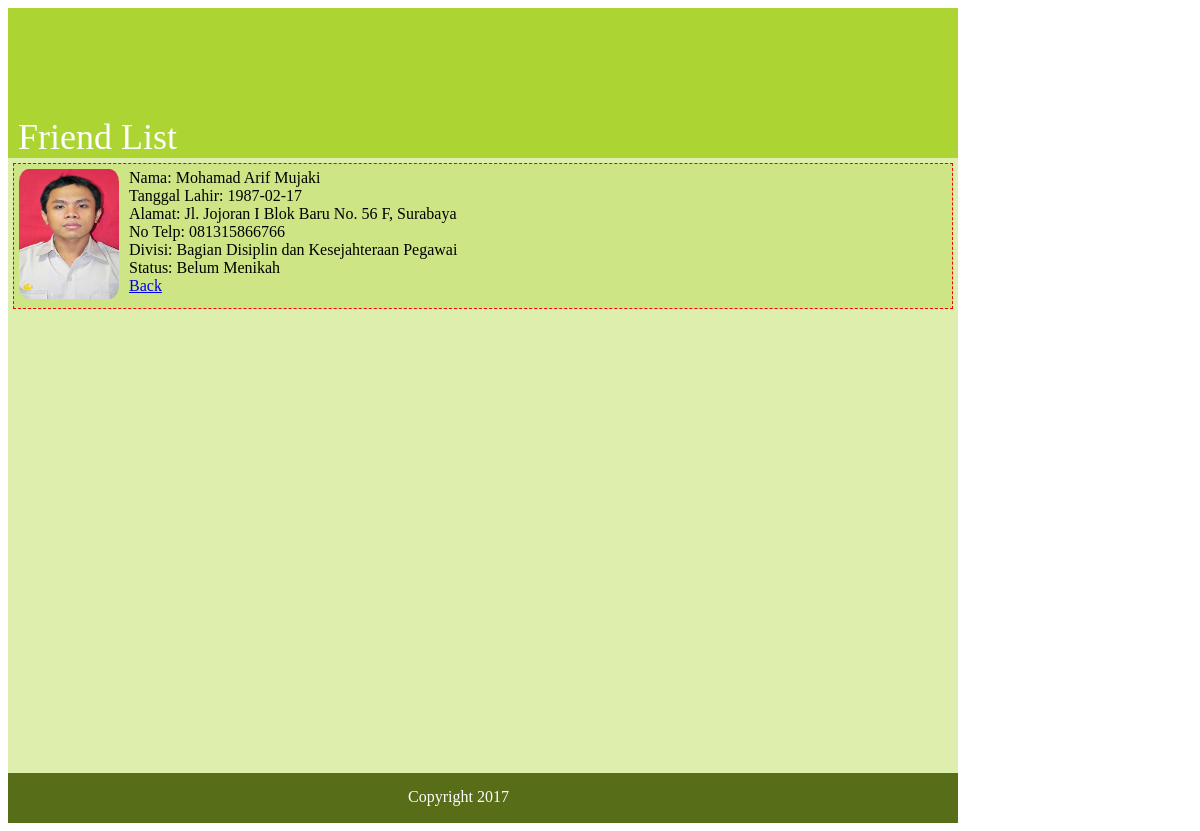
/06-tugas/detail.php?friend_id=1, run on the app's committed database.
### tables this page shows
CREATE TABLE `friends` (
  `friend_id` int(11) NOT NULL,
  `friend_name` varchar(100) NOT NULL,
  `birthdate` date NOT NULL,
  `photo` varchar(256) NOT NULL,
  `address` text NOT NULL,
  `phone` varchar(50) NOT NULL,
  `email` varchar(100) NOT NULL,
  `division` varchar(100) NOT NULL,
  `status` tinyint(1) NOT NULL,
  `created_at` datetime NOT NULL DEFAULT CURRENT_TIMESTAMP
);

### 06-tugas/detail.php (the view, shortened to what this page needs)
<?php include "config.php"; ?>
<!DOCTYPE html>
<html>
  <head>
    <link rel="stylesheet" href="css/master.css">
  </head>
  <body>
    <div id="container">
      <?php include "includes/header.php"; ?>
      <div id="content">
        <?php
          $friend_id = $_GET['friend_id'];
          $sql = "SELECT * FROM friends WHERE friend_id = $friend_id";
          $query = $koneksi->query($sql);
          $data = $query->fetch_object();
        ?>
          <div class="friendHolder">
            <div class="foto">
              <img src="images/<?php echo $data->photo; ?>">
            </div>
            <div class="informasi">
              Nama: <?php echo $data->friend_name; ?>
              <br>Tanggal Lahir: <?php echo $data->birthdate; ?>
              <br>Alamat: <?php echo $data->address; ?>
              <br>No Telp: <?php echo $data->phone; ?>
              <br>Divisi: <?php echo $data->division; ?>
              <br>Status: <?php echo ($data->status == 0 ? 'Belum Menikah' : 'Menikah') ; ?>
              <br> <a href="index.php"> Back </a>
            </div>
          </div>
      </div>
      <?php include "includes/footer.php"; ?>
    </div>
  </body>
</html>

### 06-tugas/css/master.css (style rules this page uses)
#container { width: 950px; }
#content { padding-top: 5px; padding-bottom: 10px; background-color: #DEEEAD; height: 600px; }
.friendHolder { background-color: #CDE585; margin-bottom: 5px; margin-left: 5px; margin-right: 5px; padding: 5px; border: 1px solid red; border-style: dashed; border-color: red; overflow: hidden; }
#content .friendHolder .foto { float: left; }
#content .friendHolder .foto img { height: 130px; width: 100px; border-radius: 10%; }
#content .friendHolder .informasi { float: left; margin-left: 10px; }

### data on the page
friends: photo (picture), friend_name "Mohamad Arif Mujaki", birthdate "1987-02-17", address "Jl. Jojoran I Blok Baru No. 56 F, Surabaya", phone "081315866766", division "Bagian Disiplin dan Kesejahteraan Pegawai"
